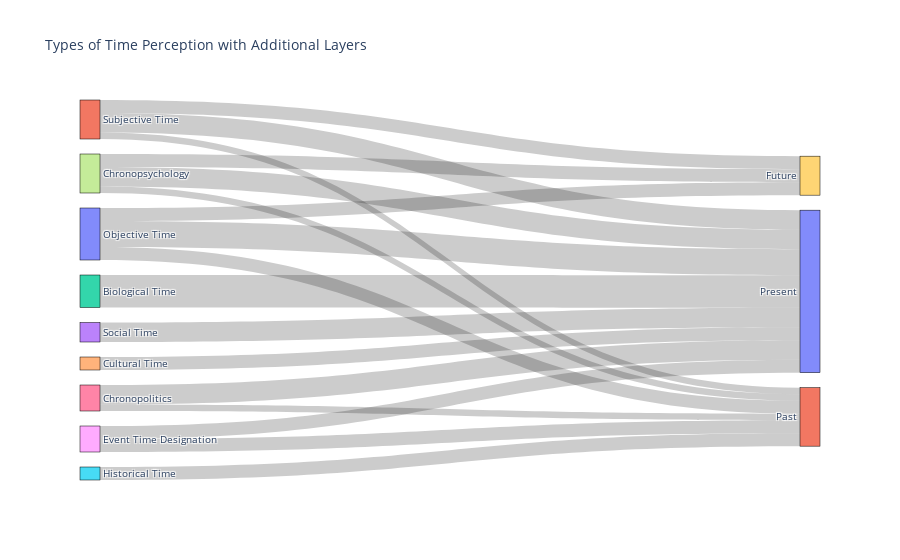

The notebook cell this image was saved under:
### Code cell
import plotly.graph_objects as go

# Define the nodes (types of time perception and additional layers)
nodes = [
    "Objective Time",
    "Subjective Time",
    "Biological Time",
    "Social Time",
    "Cultural Time",
    "Historical Time",
    "Chronopolitics",
    "Chronopsychology",
    "Event Time Designation",
    "Future",
    "Present",
    "Past"
]

# Define the links between the nodes (how they are related)
links = [
    {"source": 0, "target": 9, "value": 10},  # Objective Time -> Future
    {"source": 0, "target": 10, "value": 20}, # Objective Time -> Present
    {"source": 0, "target": 11, "value": 10}, # Objective Time -> Past
    {"source": 1, "target": 9, "value": 10},  # Subjective Time -> Future
    {"source": 1, "target": 10, "value": 15}, # Subjective Time -> Present
    {"source": 1, "target": 11, "value": 5},  # Subjective Time -> Past
    {"source": 2, "target": 10, "value": 25}, # Biological Time -> Present
    {"source": 3, "target": 10, "value": 15}, # Social Time -> Present
    {"source": 4, "target": 10, "value": 10}, # Cultural Time -> Present
    {"source": 5, "target": 11, "value": 10}, # Historical Time -> Past
    {"source": 6, "target": 10, "value": 15}, # Chronopolitics -> Present
    {"source": 6, "target": 11, "value": 5},  # Chronopolitics -> Past
    {"source": 7, "target": 9, "value": 10},  # Chronopsychology -> Future
    {"source": 7, "target": 10, "value": 15}, # Chronopsychology -> Present
    {"source": 7, "target": 11, "value": 5},  # Chronopsychology -> Past
    {"source": 8, "target": 10, "value": 10}, # ETD -> Present
    {"source": 8, "target": 11, "value": 10}  # ETD -> Past
]

# Extract the source, target, and value lists from the links
source = [link['source'] for link in links]
target = [link['target'] for link in links]
value = [link['value'] for link in links]

# Create the Sankey diagram
fig = go.Figure(data=[go.Sankey(
    node=dict(
        pad=15,
        thickness=20,
        line=dict(color="black", width=0.5),
        label=nodes
    ),
    link=dict(
        source=source,
        target=target,
        value=value
    )
)])

fig.update_layout(title_text="Types of Time Perception with Additional Layers", font_size=10)
fig.show()

### Figure 1 — Plotly figure (JSON) as saved in the notebook; plotly's stock layout.template omitted (floating-point values rounded to 4 significant figures)
{"data": [{"link": {"source": [0, 0, 0, 1, 1, 1, 2, 3, 4, 5, 6, 6, 7, 7, 7, 8, 8], "target": [9, 10, 11, 9, 10, 11, 10, 10, 10, 11, 10, 11, 9, 10, 11, 10, 11], "value": [10, 20, 10, 10, 15, 5, 25, 15, 10, 10, 15, 5, 10, 15, 5, 10, 10]}, "node": {"label": ["Objective Time", "Subjective Time", "Biological Time", "Social Time", "Cultural Time", "Historical Time", "Chronopolitics", "Chronopsychology", "Event Time Designation", "Future", "Present", "Past"], "line": {"color": "black", "width": 0.5}, "pad": 15, "thickness": 20}, "type": "sankey"}], "layout": {"font": {"size": 10}, "title": {"text": "Types of Time Perception with Additional Layers"}}}
